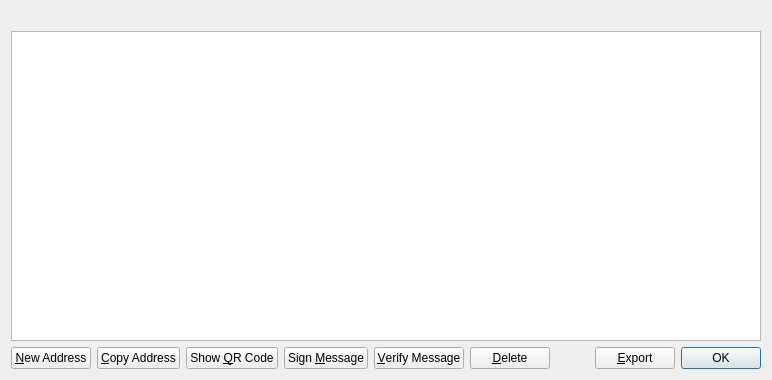
<?xml version="1.0" encoding="UTF-8"?>
<ui version="4.0">
 <class>AddressBookPage</class>
 <widget class="QWidget" name="AddressBookPage">
  <property name="geometry">
   <rect>
    <x>0</x>
    <y>0</y>
    <width>772</width>
    <height>380</height>
   </rect>
  </property>
  <property name="windowTitle">
   <string>Address Book</string>
  </property>
  <layout class="QVBoxLayout" name="verticalLayout">
   <item>
    <widget class="QLabel" name="labelExplanation">
     <property name="textFormat">
      <enum>Qt::PlainText</enum>
     </property>
     <property name="wordWrap">
      <bool>true</bool>
     </property>
    </widget>
   </item>
   <item>
    <widget class="QTableView" name="tableView">
     <property name="contextMenuPolicy">
      <enum>Qt::CustomContextMenu</enum>
     </property>
     <property name="toolTip">
      <string>Double-click to edit address or label</string>
     </property>
     <property name="tabKeyNavigation">
      <bool>false</bool>
     </property>
     <property name="alternatingRowColors">
      <bool>true</bool>
     </property>
     <property name="selectionMode">
      <enum>QAbstractItemView::SingleSelection</enum>
     </property>
     <property name="selectionBehavior">
      <enum>QAbstractItemView::SelectRows</enum>
     </property>
     <property name="sortingEnabled">
      <bool>true</bool>
     </property>
     <attribute name="verticalHeaderVisible">
      <bool>false</bool>
     </attribute>
    </widget>
   </item>
   <item>
    <layout class="QHBoxLayout" name="horizontalLayout">
     <item>
      <widget class="QPushButton" name="newAddress">
       <property name="toolTip">
        <string>Create a new address</string>
       </property>
       <property name="text">
        <string>&amp;New Address</string>
       </property>
       <property name="icon">
        <iconset resource="../bitcoin.qrc">
         <normaloff>:/icons/add</normaloff>:/icons/add</iconset>
       </property>
      </widget>
     </item>
     <item>
      <widget class="QPushButton" name="copyAddress">
       <property name="toolTip">
        <string>Copy the currently selected address to the system clipboard</string>
       </property>
       <property name="text">
        <string>&amp;Copy Address</string>
       </property>
       <property name="icon">
        <iconset resource="../bitcoin.qrc">
         <normaloff>:/icons/editcopy</normaloff>:/icons/editcopy</iconset>
       </property>
      </widget>
     </item>
     <item>
      <widget class="QPushButton" name="showQRCode">
       <property name="text">
        <string>Show &amp;QR Code</string>
       </property>
       <property name="icon">
        <iconset resource="../bitcoin.qrc">
         <normaloff>:/icons/qrcode</normaloff>:/icons/qrcode</iconset>
       </property>
      </widget>
     </item>
     <item>
      <widget class="QPushButton" name="signMessage">
       <property name="toolTip">
        <string>Sign a message to prove you own a DuckDuckCoin address</string>
       </property>
       <property name="text">
        <string>Sign &amp;Message</string>
       </property>
       <property name="icon">
        <iconset resource="../bitcoin.qrc">
         <normaloff>:/icons/edit</normaloff>:/icons/edit</iconset>
       </property>
      </widget>
     </item>
     <item>
      <widget class="QPushButton" name="verifyMessage">
       <property name="toolTip">
        <string>Verify a message to ensure it was signed with a specified DuckDuckCoin address</string>
       </property>
       <property name="text">
        <string>&amp;Verify Message</string>
       </property>
       <property name="icon">
        <iconset resource="../bitcoin.qrc">
         <normaloff>:/icons/transaction_0</normaloff>:/icons/transaction_0</iconset>
       </property>
      </widget>
     </item>
     <item>
      <widget class="QPushButton" name="deleteAddress">
       <property name="toolTip">
        <string>Delete the currently selected address from the list</string>
       </property>
       <property name="text">
        <string>&amp;Delete</string>
       </property>
       <property name="icon">
        <iconset resource="../bitcoin.qrc">
         <normaloff>:/icons/remove</normaloff>:/icons/remove</iconset>
       </property>
      </widget>
     </item>
     <item>
      <spacer name="horizontalSpacer">
       <property name="orientation">
        <enum>Qt::Horizontal</enum>
       </property>
       <property name="sizeHint" stdset="0">
        <size>
         <width>40</width>
         <height>20</height>
        </size>
       </property>
      </spacer>
     </item>
     <item>
      <widget class="QPushButton" name="exportButton">
       <property name="toolTip">
        <string>Export the data in the current tab to a file</string>
       </property>
       <property name="text">
        <string>&amp;Export</string>
       </property>
       <property name="icon">
        <iconset resource="../bitcoin.qrc">
         <normaloff>:/icons/export</normaloff>:/icons/export</iconset>
       </property>
      </widget>
     </item>
     <item>
      <widget class="QDialogButtonBox" name="buttonBox">
       <property name="sizePolicy">
        <sizepolicy hsizetype="Maximum" vsizetype="Fixed">
         <horstretch>0</horstretch>
         <verstretch>0</verstretch>
        </sizepolicy>
       </property>
       <property name="standardButtons">
        <set>QDialogButtonBox::Ok</set>
       </property>
      </widget>
     </item>
    </layout>
   </item>
  </layout>
 </widget>
 <resources>
  <include location="../bitcoin.qrc"/>
 </resources>
 <connections/>
</ui>
